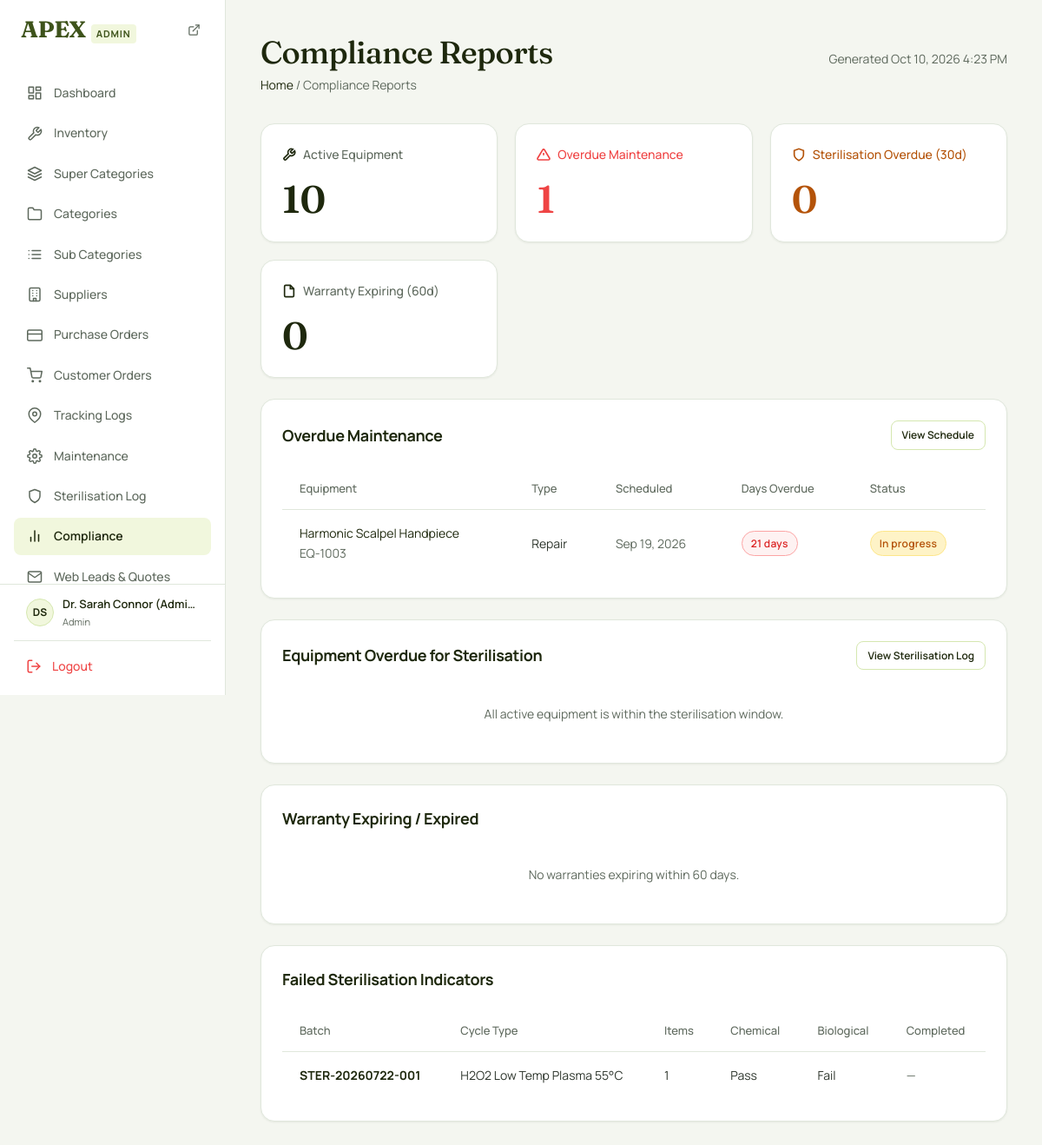
Page /reports/reports-compliance.php (signed in) on the committed database.
### tables this page shows
CREATE TABLE `maintenance_records` (
  `id` INT AUTO_INCREMENT PRIMARY KEY,
  `equipment_id` INT NOT NULL,
  `type` ENUM('routine', 'repair', 'calibration', 'inspection') NOT NULL DEFAULT 'routine',
  `status` ENUM('pending', 'in_progress', 'completed', 'cancelled') NOT NULL DEFAULT 'pending',
  `scheduled_date` DATE DEFAULT NULL,
  `completed_date` DATE DEFAULT NULL,
  `performed_by` INT DEFAULT NULL,
  `cost` DECIMAL(10,2) DEFAULT 0.00,
  `description` TEXT DEFAULT NULL,
  `notes` TEXT DEFAULT NULL,
  `created_at` DATETIME DEFAULT CURRENT_TIMESTAMP,
  CONSTRAINT `fk_maint_equipment` FOREIGN KEY (`equipment_id`) REFERENCES `equipment_inventory`(`id`) ON DELETE CASCADE,
  CONSTRAINT `fk_maint_user` FOREIGN KEY (`performed_by`) REFERENCES `users`(`id`) ON DELETE SET NULL
);

CREATE TABLE `equipment_inventory` (
  `id` INT AUTO_INCREMENT PRIMARY KEY,
  `equipment_code` VARCHAR(50) NOT NULL UNIQUE,
  `name` VARCHAR(150) NOT NULL,
  `category` VARCHAR(100) NOT NULL,
  `super_category_id` INT DEFAULT NULL,
  `category_id` INT DEFAULT NULL,
  `sub_category_id` INT DEFAULT NULL,
  `status` ENUM('available', 'in_use', 'under_maintenance', 'sterilising', 'retired') NOT NULL DEFAULT 'available',
  `current_location` VARCHAR(150) DEFAULT 'Main Store',
  `last_sterilised_at` DATETIME DEFAULT NULL,
  `purchase_date` DATE DEFAULT NULL,
  `warranty_expiry` DATE DEFAULT NULL,
  `serial_number` VARCHAR(100) DEFAULT NULL,
  `supplier_id` INT DEFAULT NULL,
  `purchase_id` INT DEFAULT NULL,
  `notes` TEXT DEFAULT NULL,
  `created_at` DATETIME DEFAULT CURRENT_TIMESTAMP,
  `updated_at` DATETIME DEFAULT CURRENT_TIMESTAMP ON UPDATE CURRENT_TIMESTAMP,
  CONSTRAINT `fk_equip_supplier` FOREIGN KEY (`supplier_id`) REFERENCES `suppliers`(`id`) ON DELETE SET NULL,
  CONSTRAINT `fk_equip_purchase` FOREIGN KEY (`purchase_id`) REFERENCES `purchases`(`id`) ON DELETE SET NULL,
  CONSTRAINT `fk_equip_super_cat` FOREIGN KEY (`super_category_id`) REFERENCES `super_categories`(`id`) ON DELETE SET NULL,
  CONSTRAINT `fk_equip_cat` FOREIGN KEY (`category_id`) REFERENCES `categories`(`id`) ON DELETE SET NULL,
  CONSTRAINT `fk_equip_subcat` FOREIGN KEY (`sub_category_id`) REFERENCES `sub_categories`(`id`) ON DELETE SET NULL
);

CREATE TABLE `sterilization_batches` (
  `id` INT AUTO_INCREMENT PRIMARY KEY,
  `batch_number` VARCHAR(50) NOT NULL UNIQUE,
  `autoclave_id` VARCHAR(50) DEFAULT NULL,
  `cycle_type` VARCHAR(100) DEFAULT 'Standard Autoclave 134°C',
  `started_by` INT DEFAULT NULL,
  `status` ENUM('in_progress', 'completed', 'failed') NOT NULL DEFAULT 'in_progress',
  `started_at` DATETIME DEFAULT CURRENT_TIMESTAMP,
  `completed_at` DATETIME DEFAULT NULL,
  `chemical_indicator_passed` TINYINT(1) DEFAULT 0,
  `biological_indicator_passed` TINYINT(1) DEFAULT 0,
  `notes` TEXT DEFAULT NULL,
  `created_at` DATETIME DEFAULT CURRENT_TIMESTAMP,
  CONSTRAINT `fk_steril_user` FOREIGN KEY (`started_by`) REFERENCES `users`(`id`) ON DELETE SET NULL
);

### reports/reports-compliance.php (the view, shortened to what the rows shown need)
<?php
try {
    $pdo = getDbConnection();
    $overdueMaintStmt = $pdo->query("
        SELECT mr.id, mr.type, mr.status, mr.scheduled_date, mr.description,
               ei.equipment_code, ei.name AS equipment_name, ei.id AS equipment_id
        FROM maintenance_records mr
        JOIN equipment_inventory ei ON mr.equipment_id = ei.id
        WHERE mr.status IN ('pending','in_progress')
          AND mr.scheduled_date IS NOT NULL
          AND mr.scheduled_date < CURDATE()
        ORDER BY mr.scheduled_date ASC
    ");
    $overdueMaintenance = $overdueMaintStmt->fetchAll();
    $failedBatchesStmt = $pdo->query("
        SELECT sb.id, sb.batch_number, sb.cycle_type, sb.completed_at,
               sb.chemical_indicator_passed, sb.biological_indicator_passed,
               (SELECT COUNT(*) FROM sterilization_batch_items sbi WHERE sbi.batch_id = sb.id) AS item_count
        FROM sterilization_batches sb
        WHERE sb.status = 'failed'
           OR sb.chemical_indicator_passed = 0
           OR sb.biological_indicator_passed = 0
        ORDER BY sb.completed_at DESC
        LIMIT 25
    ");
    $failedBatches = $failedBatchesStmt->fetchAll();
} catch (PDOException $e) {
    error_log('Compliance report error: ' . $e->getMessage());
    $overdueMaintenance   = [];
    $overdueSterilisation = [];
    $warrantyExpiring     = [];
    $failedBatches        = [];
    $totalActiveEquipment = 0;
}
require_once __DIR__ . '/../includes/header.php';
?>
<main class="main-content">
    <div class="page-header">
        <div>
            <h1 class="page-title">Compliance Reports</h1>
        </div>
    </div>
    <div class="card mb-6">
        <?php if (count($overdueMaintenance) > 0): ?>
            <div class="table-container">
                <table>
                    <thead>
                        <tr>
                            <th>Equipment</th>
                            <th>Type</th>
                            <th>Scheduled</th>
                            <th>Days Overdue</th>
                            <th>Status</th>
                        </tr>
                    </thead>
                    <tbody>
                        <?php foreach ($overdueMaintenance as $m): ?>
                            <?php $daysOverdue = (int) floor((strtotime('today') - strtotime($m['scheduled_date'])) / 86400); ?>
                            <tr>
                                <td>
                                    <a href="/surgical_equipment/equipment/equipment-details.php?id=<?= (int) $m['equipment_id'] ?>">
                                        <?= htmlspecialchars($m['equipment_name'], ENT_QUOTES, 'UTF-8') ?>
                                    </a>
                                    <br><span class="text-muted" style="font-size: var(--font-size-xs);"><?= htmlspecialchars($m['equipment_code'], ENT_QUOTES, 'UTF-8') ?></span>
                                </td>
                                <td><?= htmlspecialchars(ucfirst(str_replace('_', ' ', $m['type'])), ENT_QUOTES, 'UTF-8') ?></td>
                                <td class="text-muted" style="font-size: var(--font-size-xs);"><?= date('M j, Y', strtotime($m['scheduled_date'])) ?></td>
                                <td><span class="status-badge status-failed"><?= $daysOverdue ?> days</span></td>
                                <td>
                                    <span class="status-badge status-<?= htmlspecialchars($m['status'], ENT_QUOTES, 'UTF-8') ?>">
                                        <?= htmlspecialchars(ucfirst(str_replace('_', ' ', $m['status'])), ENT_QUOTES, 'UTF-8') ?>
                                    </span>
                                </td>
                            </tr>
                        <?php endforeach; ?>
                    </tbody>
                </table>
            </div>
        <?php else: ?>
            <p class="text-muted text-center" style="padding: 20px 0;">No overdue maintenance records.</p>
        <?php endif; ?>
    </div>
    <div class="card">
        <?php if (count($failedBatches) > 0): ?>
            <div class="table-container">
                <table>
                    <thead>
                        <tr>
                            <th>Batch</th>
                            <th>Cycle Type</th>
                            <th>Items</th>
                            <th>Chemical</th>
                            <th>Biological</th>
                            <th>Completed</th>
                        </tr>
                    </thead>
                    <tbody>
                        <?php foreach ($failedBatches as $fb): ?>
                            <tr>
                                <td>
                                    <a href="/surgical_equipment/sterilization/sterilization-log.php?batch_id=<?= (int) $fb['id'] ?>">
                                        <strong><?= htmlspecialchars($fb['batch_number'], ENT_QUOTES, 'UTF-8') ?></strong>
                                    </a>
                                </td>
                                <td><?= htmlspecialchars(ucfirst(str_replace('_', ' ', $fb['cycle_type'])), ENT_QUOTES, 'UTF-8') ?></td>
                                <td><?= (int) $fb['item_count'] ?></td>
                                <td><?= $fb['chemical_indicator_passed'] === null ? '—' : ((int) $fb['chemical_indicator_passed'] === 1 ? '<span class="indicator-pass">Pass</span>' : '<span class="indicator-fail">Fail</span>') ?></td>
                                <td><?= $fb['biological_indicator_passed'] === null ? '—' : ((int) $fb['biological_indicator_passed'] === 1 ? '<span class="indicator-pass">Pass</span>' : '<span class="indicator-fail">Fail</span>') ?></td>
                                <td class="text-muted" style="font-size: var(--font-size-xs);">
                                    <?= $fb['completed_at'] ? date('M j, Y g:i A', strtotime($fb['completed_at'])) : '—' ?>
                                </td>
                            </tr>
                        <?php endforeach; ?>
                    </tbody>
                </table>
            </div>
        <?php else: ?>
            <p class="text-muted text-center" style="padding: 20px 0;">No failed sterilisation indicators on record.</p>
        <?php endif; ?>
    </div>
</main>
<?php require_once __DIR__ . '/../includes/footer.php'; ?>

### rows in the picture
maintenance_records: equipment.name "Harmonic Scalpel Handpiece", equipment.equipment_code "EQ-1003", type "Repair", scheduled_date "Sep 19, 2026", scheduled_date "21", status "In progress"
sterilization_batches: batch_number "STER-20260722-001", cycle_type "H2O2 Low Temp Plasma 55°C", item_count "1", chemical_indicator_passed "Pass", biological_indicator_passed "Fail"

### other values in the picture
$menuItem['label'] "Dashboard"
$menuItem['label'] "Inventory"
$menuItem['label'] "Super Categories"
$menuItem['label'] "Categories"
$menuItem['label'] "Sub Categories"
$menuItem['label'] "Suppliers"
$menuItem['label'] "Purchase Orders"
$menuItem['label'] "Customer Orders"
$menuItem['label'] "Tracking Logs"
$menuItem['label'] "Maintenance"
$menuItem['label'] "Sterilisation Log"
$menuItem['label'] "Compliance"
$menuItem['label'] "Web Leads & Quotes"
$initials "DS"
$fullName "Dr. Sarah Connor (Admin)"
